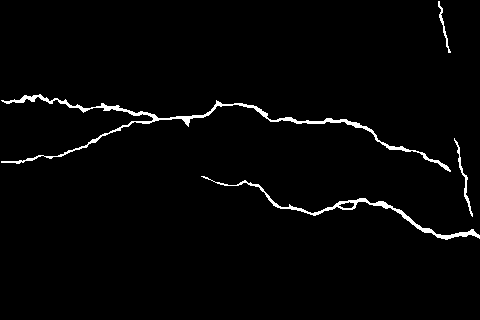
#> input picture data/example/gt/091.png, 480 x 320 px, given as the content of the folder ./CFD/img/train, which was not available
$ python patches.py
#> lines starting #> are read from the running program, lines starting #| are printed output that depends on the picture; after the words box and inside, x2 and y2 are one past the last pixel; in counts of white or black regions, pixels touching at a corner belong together; pictures that were not available may be replaced by others from this repository, and a replacement may not be noted
# Script to augment images and create patches
# NOTE: only run AFTER getting the data using get_data.py
import argparse
import os
import numpy as np
from PIL import Image

PATCH_SIZE = 128
STRIDE = int(PATCH_SIZE / 2)


def parse_args():
    parser = argparse.ArgumentParser()
    parser.add_argument("--dataset", default="all")
    args = parser.parse_args()
    return args


def extract_save_patches(img_dir, img_patches_dir, gt_dir):
    """Splits images into patches and saves them into either a crack or no_crack directory.
       This is based on whether a patch of the GT of that image has at least 1 pixel belonging to cracks

    Args:
        img_dir (str): path to the directory with images
        img_patches_dir (str): path to the directory where the patches will be save. Will create a crack and a no_crack subdir
        gt_dir (str): path to the ground truth files of the images. Note: filenames need to be the same as in img_dir and extension needs to be .png
    """

    os.makedirs(os.path.join(img_patches_dir, "crack"), exist_ok=True)
    os.makedirs(os.path.join(img_patches_dir, "no_crack"), exist_ok=True)

    for _, _, files in os.walk(img_dir):
        files = sorted([f for f in files if not f[0] == "."])
        for f in files:
            print("Extratcing Patches From:", f)
            img = Image.open(os.path.join(img_dir, f))
            gt = Image.open(os.path.join(gt_dir, os.path.splitext(f)[0] + ".png"))
            img = np.asarray(img) / 255.0
            gt = np.asarray(gt) / 255.0

            # b/w images
            if len(img.shape) == 2:
                img = np.expand_dims(img, -1)
                img = np.tile(img, (1, 1, 3))

            h, w, c = img.shape

            # pad img so that it is dividable by the patch size
            pad_h = PATCH_SIZE - h % PATCH_SIZE if h % PATCH_SIZE != 0 else 0
            pad_w = PATCH_SIZE - w % PATCH_SIZE if w % PATCH_SIZE != 0 else 0

            padded_img = np.pad(img, [(0, pad_h), (0, pad_w), (0, 0)], mode="reflect")
            padded_gt = np.pad(gt, [(0, pad_h), (0, pad_w)], mode="reflect")

            padded_h, padded_w, _ = padded_img.shape

            ppi = ((padded_h - PATCH_SIZE) // STRIDE + 1) * (
                (padded_w - PATCH_SIZE) // STRIDE + 1
            )

            patches_img = np.empty((ppi, PATCH_SIZE, PATCH_SIZE, c))
            patches_gt = np.empty((ppi, PATCH_SIZE, PATCH_SIZE))

            # extract patches
            i = 0
            for h in range((padded_h - PATCH_SIZE) // STRIDE + 1):
                for w in range((padded_w - PATCH_SIZE) // STRIDE + 1):
                    patch = padded_img[
                        h * STRIDE : (h * STRIDE) + PATCH_SIZE,
                        w * STRIDE : (w * STRIDE) + PATCH_SIZE,
                    ]
                    patches_img[i] = patch
                    mask = padded_gt[
                        h * STRIDE : (h * STRIDE) + PATCH_SIZE,
                        w * STRIDE : (w * STRIDE) + PATCH_SIZE,
                    ]
                    patches_gt[i] = mask
                    i += 1

            # save patches
            for ix, patch in enumerate(patches_img):
                if np.sum(patches_gt[ix]) > 0:
                    d = "crack"
                else:
                    d = "no_crack"

                # save patches for classification
                Image.fromarray(np.squeeze(patch * 255.0).astype("uint8")).save(
                    img_patches_dir + f"/{d}/{f[:-4]}_{ix}_128.png"
                )


def augment_data(file_dir, file_augmented_dir):
    # rotates and flips images and saves them in the augmented_dir
#> called with file_dir = './CFD/img/train', file_augmented_dir = './CFD/img_aug/train'
    os.makedirs(file_augmented_dir, exist_ok=True)

    for _, _, files in os.walk(file_dir):
        files = sorted([f for f in files if not f[0] == "."])
        for f in files:
            print("Augmenting: ", f)
            img = Image.open(os.path.join(file_dir, f))
#> img is the input picture: PIL image 480x320 L; 2.1% white; 4 white regions, box (x1, y1, x2, y2) and area: (1, 94, 451, 172) 1926, (201, 176, 480, 240) 994, (454, 138, 473, 217) 188, (438, 1, 451, 53) 120

            # rotate 90%
            for i in [0, 90]:
                img_rot = img.rotate(i, expand=True)
                # Flip along horizontal and vertical axis
                img_rot.save(
                    os.path.join(
                        file_augmented_dir, os.path.splitext(f)[0] + f"_r{i}_OR.png"
                    )
                )

                img_lr = img_rot.transpose(Image.FLIP_LEFT_RIGHT)
                img_lr.save(
                    os.path.join(
                        file_augmented_dir, os.path.splitext(f)[0] + f"_r{i}_LR.png"
                    )
                )

                img_lr.transpose(Image.FLIP_TOP_BOTTOM).save(
                    os.path.join(
                        file_augmented_dir, os.path.splitext(f)[0] + f"_r{i}_HV.png"
                    )
                )
                img_rot.transpose(Image.FLIP_TOP_BOTTOM).save(
                    os.path.join(
                        file_augmented_dir, os.path.splitext(f)[0] + f"_r{i}_TB.png"
                    )
                )
#> this loop made 2 passes
#> pass 1, in augment_data, `img_lr = img_rot.transpose(Image.FLIP_LEFT_RIGHT)`:
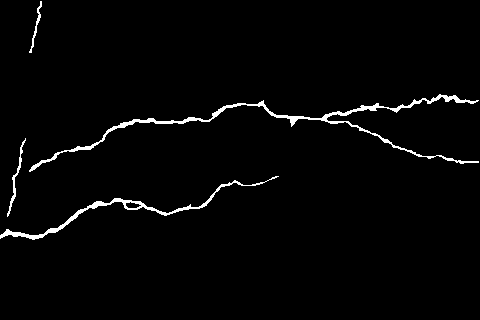
#> img_lr: PIL image 480x320 L; 2.1% white; 4 white regions, box (x1, y1, x2, y2) and area: (29, 94, 479, 172) 1926, (0, 176, 279, 240) 994, (7, 138, 26, 217) 188, (29, 1, 42, 53) 120
#> pass 1, in augment_data, `img_lr.transpose(Image.FLIP_TOP_BOTTOM).save( os.path.join( file_augme..`:
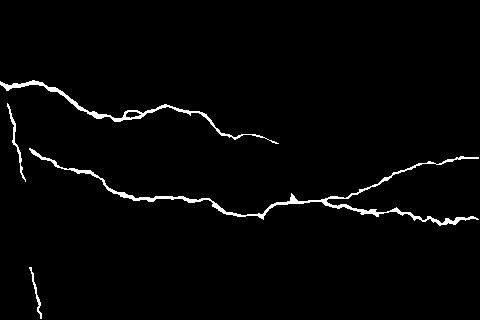
#> saved as 091_r0_HV.png: PIL image 480x320 L; 2.1% white; 4 white regions, box (x1, y1, x2, y2) and area: (29, 148, 479, 226) 1926, (0, 80, 279, 144) 994, (7, 103, 26, 182) 188, (29, 267, 42, 319) 120
#> pass 1, in augment_data, `img_rot.transpose(Image.FLIP_TOP_BOTTOM).save( os.path.join( file_augm..`:
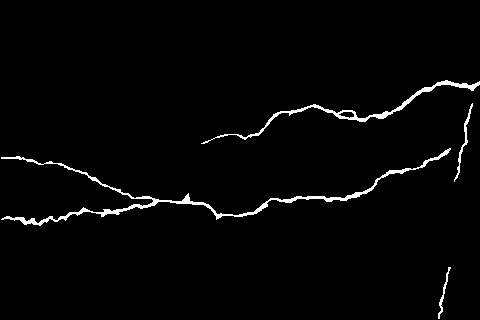
#> saved as 091_r0_TB.png: PIL image 480x320 L; 2.1% white; 4 white regions, box (x1, y1, x2, y2) and area: (1, 148, 451, 226) 1926, (201, 80, 480, 144) 994, (454, 103, 473, 182) 188, (438, 267, 451, 319) 120
#> after the loop:
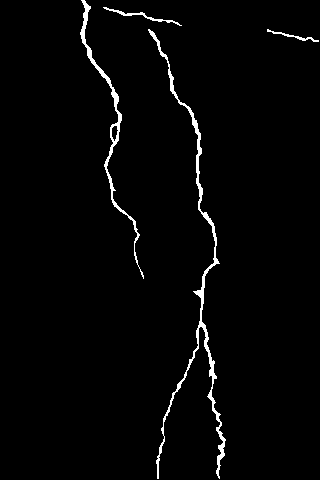
#> img_lr: PIL image 320x480 L; 2.1% white; 4 white regions, box (x1, y1, x2, y2) and area: (148, 29, 226, 479) 1926, (80, 0, 144, 279) 994, (103, 7, 182, 26) 188, (267, 29, 319, 42) 120


def augment_cfd():
    augment_data("./CFD/img/train", "./CFD/img_aug/train")
    augment_data("./CFD/gt/train", "./CFD/gt_aug/train")
#| Augmenting:  091.png
    augment_data("./CFD/img/val", "./CFD/img_aug/val")
#| Augmenting:  091.png
    augment_data("./CFD/gt/val", "./CFD/gt_aug/val")
#| Augmenting:  091.png


def augment_ael():
    augment_data("./AEL/img/train", "./AEL/img_aug/train")
#| Augmenting:  091.png
    augment_data("./AEL/gt/train", "./AEL/gt_aug/train")
#| Augmenting:  091.png
    augment_data("./AEL/img/val", "./AEL/img_aug/val")
#| Augmenting:  091.png
    augment_data("./AEL/gt/val", "./AEL/gt_aug/val")
#| Augmenting:  091.png


def augment_dcd():
    augment_data("./DCD/img/train", "./DCD/img_aug/train")
#| Augmenting:  091.png
    augment_data("./DCD/gt/train", "./DCD/gt_aug/train")
#| Augmenting:  091.png
    augment_data("./DCD/img/val", "./DCD/img_aug/val")
#| Augmenting:  091.png
    augment_data("./DCD/gt/val", "./DCD/gt_aug/val")
#| Augmenting:  091.png


def patches_cfd():
    extract_save_patches(
        "./CFD/img_aug/train", "./CFD/img_aug_patches/train", "./CFD/gt_aug/train"
    )
    extract_save_patches(
        "./CFD/img_aug/val", "./CFD/img_aug_patches/val", "./CFD/gt_aug/val"
    )
    extract_save_patches("./CFD/img/test", "./CFD/img_test_patches", "./CFD/gt/test")
#> call 3 of extract_save_patches, with img_dir = './CFD/img/test', img_patches_dir = './CFD/img_test_patches', gt_dir = './CFD/gt/test'
#> in extract_save_patches (call 3), `padded_img = np.pad(img, [(0, pad_h), (0, pad_w), (0, 0)], mode="refle..`:
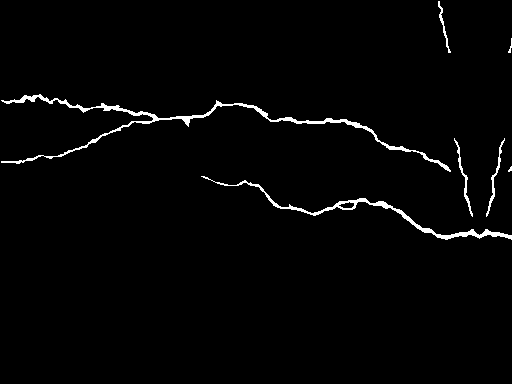
#> padded_img: shape (384, 512, 3) float64; values 0 (black) and 1 (white), 1.8% white; 7 white regions (1 under 20 px), largest, box (x1, y1, x2, y2) and area: (1, 94, 451, 172) 1926, (201, 176, 512, 240) 1138, (454, 138, 473, 217) 188, (486, 138, 505, 217) 188, (438, 1, 451, 53) 120, (508, 38, 512, 53) 23
#> after the loop in extract_save_patches (call 3), `for h in range((padded_h - PATCH_SIZE) // STRIDE + 1):`: i = 35
#> the loop in extract_save_patches (call 3), `for ix, patch in enumerate(patches_img):` made 35 passes
#> d on passes 1 to 12: 'crack', 'crack', 'crack', 'crack', 'crack', 'crack', 'crack', 'crack', 'crack', 'crack', 'crack', 'crack'
#> pass 1, in extract_save_patches (call 3), `Image.fromarray(np.squeeze(patch * 255.0).astype("uint8")).save( img_p..`:
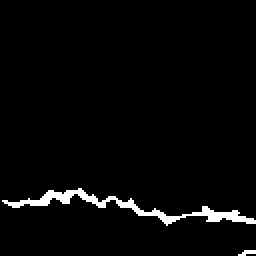
#> saved as 091_0_128.png: PIL image 128x128 RGB (shown 2 times larger); 2.9% white; 2 white regions (1 under 20 px), largest, box (x1, y1, x2, y2) and area: (1, 94, 128, 113) 450
#> pass 2, in extract_save_patches (call 3), `Image.fromarray(np.squeeze(patch * 255.0).astype("uint8")).save( img_p..`:
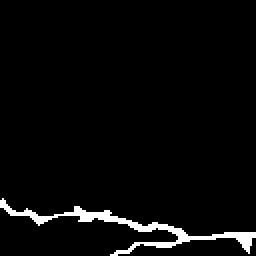
#> saved as 091_1_128.png: PIL image 128x128 RGB (shown 2 times larger); 3.3% white; 1 white region, box (x1, y1, x2, y2) and area: (0, 99, 128, 128) 543


def patches_ael():
    extract_save_patches(
        "./AEL/img_aug/train", "./AEL/img_aug_patches/train", "./AEL/gt_aug/train"
    )
    extract_save_patches(
        "./AEL/img_aug/val", "./AEL/img_aug_patches/val", "./AEL/gt_aug/val"
    )
    extract_save_patches("./AEL/img/test", "./AEL/img_test_patches", "./AEL/gt/test")


def patches_dcd():
    extract_save_patches(
        "./DCD/img_aug/train", "./DCD/img_aug_patches/train", "./DCD/gt_aug/train"
    )
    extract_save_patches(
        "./DCD/img_aug/val", "./DCD/img_aug_patches/val", "./DCD/gt_aug/val"
    )
    extract_save_patches("./DCD/img/test", "./DCD/img_test_patches", "./DCD/gt/test")


if __name__ == "__main__":
    cl_args = parse_args()
    dataset = (cl_args.dataset).lower()
    if dataset == "all":
        augment_cfd()
        augment_ael()
        augment_dcd()
        patches_cfd()
        patches_ael()
        patches_dcd()
    elif dataset == "cfd":
        augment_cfd()
        patches_cfd()
    elif dataset == "dcd":
        augment_dcd()
        patches_dcd()
    elif dataset == "ael":
        augment_ael()
        patches_ael()
